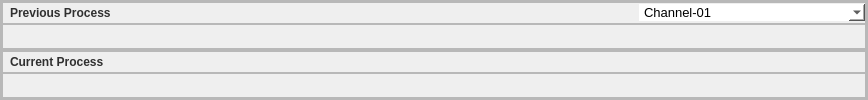
                              <widget class="QFrame" name="data_process_graphic">
                               <property name="sizePolicy">
                                <sizepolicy hsizetype="Expanding" vsizetype="Preferred">
                                 <horstretch>7</horstretch>
                                 <verstretch>0</verstretch>
                                </sizepolicy>
                               </property>
                               <property name="frameShape">
                                <enum>QFrame::StyledPanel</enum>
                               </property>
                               <property name="frameShadow">
                                <enum>QFrame::Raised</enum>
                               </property>
                               <layout class="QVBoxLayout" name="verticalLayout_39">
                                <property name="spacing">
                                 <number>0</number>
                                </property>
                                <property name="leftMargin">
                                 <number>0</number>
                                </property>
                                <property name="topMargin">
                                 <number>0</number>
                                </property>
                                <property name="rightMargin">
                                 <number>0</number>
                                </property>
                                <property name="bottomMargin">
                                 <number>0</number>
                                </property>
                                <item>
                                 <widget class="QFrame" name="data_process_graphic_top">
                                  <property name="sizePolicy">
                                   <sizepolicy hsizetype="Preferred" vsizetype="Expanding">
                                    <horstretch>0</horstretch>
                                    <verstretch>1</verstretch>
                                   </sizepolicy>
                                  </property>
                                  <property name="frameShape">
                                   <enum>QFrame::StyledPanel</enum>
                                  </property>
                                  <property name="frameShadow">
                                   <enum>QFrame::Raised</enum>
                                  </property>
                                  <layout class="QVBoxLayout" name="verticalLayout_40">
                                   <property name="spacing">
                                    <number>0</number>
                                   </property>
                                   <property name="leftMargin">
                                    <number>0</number>
                                   </property>
                                   <property name="topMargin">
                                    <number>0</number>
                                   </property>
                                   <property name="rightMargin">
                                    <number>0</number>
                                   </property>
                                   <property name="bottomMargin">
                                    <number>0</number>
                                   </property>
                                   <item>
                                    <widget class="QFrame" name="frame_2">
                                     <property name="sizePolicy">
                                      <sizepolicy hsizetype="Preferred" vsizetype="Expanding">
                                       <horstretch>0</horstretch>
                                       <verstretch>1</verstretch>
                                      </sizepolicy>
                                     </property>
                                     <property name="styleSheet">
                                      <string notr="true">border-bottom:1px solid rgba(0,0,0,0.1);</string>
                                     </property>
                                     <property name="frameShape">
                                      <enum>QFrame::StyledPanel</enum>
                                     </property>
                                     <property name="frameShadow">
                                      <enum>QFrame::Raised</enum>
                                     </property>
                                     <layout class="QHBoxLayout" name="horizontalLayout_19">
                                      <property name="spacing">
                                       <number>0</number>
                                      </property>
                                      <property name="leftMargin">
                                       <number>0</number>
                                      </property>
                                      <property name="topMargin">
                                       <number>0</number>
                                      </property>
                                      <property name="rightMargin">
                                       <number>0</number>
                                      </property>
                                      <property name="bottomMargin">
                                       <number>0</number>
                                      </property>
                                      <item>
                                       <widget class="QLabel" name="label_11">
                                        <property name="styleSheet">
                                         <string notr="true">font-weight: bold;
font-size:12px;
color: rgba(0,0,0,0.8);
margin-left: 4px;
border: none;</string>
                                        </property>
                                        <property name="text">
                                         <string>Previous Process</string>
                                        </property>
                                       </widget>
                                      </item>
                                      <item>
                                       <spacer name="horizontalSpacer_6">
                                        <property name="orientation">
                                         <enum>Qt::Horizontal</enum>
                                        </property>
                                        <property name="sizeHint" stdset="0">
                                         <size>
                                          <width>524</width>
                                          <height>20</height>
                                         </size>
                                        </property>
                                       </spacer>
                                      </item>
                                      <item>
                                       <widget class="QFrame" name="frame_11">
                                        <property name="minimumSize">
                                         <size>
                                          <width>226</width>
                                          <height>0</height>
                                         </size>
                                        </property>
                                        <property name="styleSheet">
                                         <string notr="true">border:none;</string>
                                        </property>
                                        <property name="frameShape">
                                         <enum>QFrame::StyledPanel</enum>
                                        </property>
                                        <property name="frameShadow">
                                         <enum>QFrame::Raised</enum>
                                        </property>
                                        <layout class="QHBoxLayout" name="horizontalLayout_38">
                                         <property name="spacing">
                                          <number>0</number>
                                         </property>
                                         <property name="leftMargin">
                                          <number>0</number>
                                         </property>
                                         <property name="topMargin">
                                          <number>0</number>
                                         </property>
                                         <property name="rightMargin">
                                          <number>0</number>
                                         </property>
                                         <property name="bottomMargin">
                                          <number>0</number>
                                         </property>
                                         <item>
                                          <widget class="QComboBox" name="comboBox_2">
                                           <property name="font">
                                            <font>
                                             <family>Segoe UI</family>
                                             <pointsize>10</pointsize>
                                             <italic>false</italic>
                                             <bold>false</bold>
                                            </font>
                                           </property>
                                           <property name="autoFillBackground">
                                            <bool>false</bool>
                                           </property>
                                           <property name="styleSheet">
                                            <string notr="true">background-color: rgb(255, 255, 255);
border-radius:0;
</string>
                                           </property>
                                           <property name="iconSize">
                                            <size>
                                             <width>16</width>
                                             <height>16</height>
                                            </size>
                                           </property>
                                           <property name="frame">
                                            <bool>true</bool>
                                           </property>
                                           <item>
                                            <property name="text">
                                             <string>Channel-01</string>
                                            </property>
                                           </item>
                                           <item>
                                            <property name="text">
                                             <string>Channel-02</string>
                                            </property>
                                           </item>
                                           <item>
                                            <property name="text">
                                             <string>Channel-03</string>
                                            </property>
                                           </item>
                                          </widget>
                                         </item>
                                        </layout>
                                       </widget>
                                      </item>
                                     </layout>
                                    </widget>
                                   </item>
                                   <item>
                                    <widget class="QFrame" name="frame_3">
                                     <property name="sizePolicy">
                                      <sizepolicy hsizetype="Preferred" vsizetype="Expanding">
                                       <horstretch>0</horstretch>
                                       <verstretch>9</verstretch>
                                      </sizepolicy>
                                     </property>
                                     <property name="frameShape">
                                      <enum>QFrame::StyledPanel</enum>
                                     </property>
                                     <property name="frameShadow">
                                      <enum>QFrame::Raised</enum>
                                     </property>
                                    </widget>
                                   </item>
                                  </layout>
                                 </widget>
                                </item>
                                <item>
                                 <widget class="QFrame" name="data_process_graphic_bottom">
                                  <property name="sizePolicy">
                                   <sizepolicy hsizetype="Preferred" vsizetype="Expanding">
                                    <horstretch>0</horstretch>
                                    <verstretch>1</verstretch>
                                   </sizepolicy>
                                  </property>
                                  <property name="frameShape">
                                   <enum>QFrame::StyledPanel</enum>
                                  </property>
                                  <property name="frameShadow">
                                   <enum>QFrame::Raised</enum>
                                  </property>
                                  <layout class="QVBoxLayout" name="verticalLayout_41">
                                   <property name="spacing">
                                    <number>0</number>
                                   </property>
                                   <property name="leftMargin">
                                    <number>0</number>
                                   </property>
                                   <property name="topMargin">
                                    <number>0</number>
                                   </property>
                                   <property name="rightMargin">
                                    <number>0</number>
                                   </property>
                                   <property name="bottomMargin">
                                    <number>0</number>
                                   </property>
                                   <item>
                                    <widget class="QFrame" name="frame_4">
                                     <property name="sizePolicy">
                                      <sizepolicy hsizetype="Preferred" vsizetype="Expanding">
                                       <horstretch>0</horstretch>
                                       <verstretch>1</verstretch>
                                      </sizepolicy>
                                     </property>
                                     <property name="styleSheet">
                                      <string notr="true">border-bottom:1px solid rgba(0,0,0,0.1);</string>
                                     </property>
                                     <property name="frameShape">
                                      <enum>QFrame::StyledPanel</enum>
                                     </property>
                                     <property name="frameShadow">
                                      <enum>QFrame::Raised</enum>
                                     </property>
                                     <layout class="QHBoxLayout" name="horizontalLayout_20">
                                      <property name="spacing">
                                       <number>0</number>
                                      </property>
                                      <property name="leftMargin">
                                       <number>0</number>
                                      </property>
                                      <property name="topMargin">
                                       <number>0</number>
                                      </property>
                                      <property name="rightMargin">
                                       <number>0</number>
                                      </property>
                                      <property name="bottomMargin">
                                       <number>0</number>
                                      </property>
                                      <item>
                                       <widget class="QLabel" name="label_12">
                                        <property name="styleSheet">
                                         <string notr="true">font-weight: bold;
font-size:12px;
color: rgba(0,0,0,0.8);
margin-left: 4px;
border: none;</string>
                                        </property>
                                        <property name="text">
                                         <string>Current Process</string>
                                        </property>
                                       </widget>
                                      </item>
                                      <item>
                                       <spacer name="horizontalSpacer_7">
                                        <property name="orientation">
                                         <enum>Qt::Horizontal</enum>
                                        </property>
                                        <property name="sizeHint" stdset="0">
                                         <size>
                                          <width>530</width>
                                          <height>20</height>
                                         </size>
                                        </property>
                                       </spacer>
                                      </item>
                                      <item>
                                       <widget class="QFrame" name="frame_12">
                                        <property name="styleSheet">
                                         <string notr="true">border:none;</string>
                                        </property>
                                        <property name="frameShape">
                                         <enum>QFrame::StyledPanel</enum>
                                        </property>
                                        <property name="frameShadow">
                                         <enum>QFrame::Raised</enum>
                                        </property>
                                       </widget>
                                      </item>
                                     </layout>
                                    </widget>
                                   </item>
                                   <item>
                                    <widget class="QFrame" name="frame_5">
                                     <property name="sizePolicy">
                                      <sizepolicy hsizetype="Preferred" vsizetype="Expanding">
                                       <horstretch>0</horstretch>
                                       <verstretch>9</verstretch>
                                      </sizepolicy>
                                     </property>
                                     <property name="frameShape">
                                      <enum>QFrame::StyledPanel</enum>
                                     </property>
                                     <property name="frameShadow">
                                      <enum>QFrame::Raised</enum>
                                     </property>
                                    </widget>
                                   </item>
                                  </layout>
                                 </widget>
                                </item>
                               </layout>
                              </widget>
